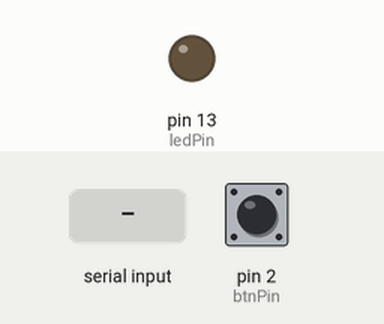
Simulated run of this sketch. Board: Arduino Uno, built with avr-gcc and run on an emulated ATmega328P. Shown: output pins drawn as LEDs (lit = HIGH). The inputs (shaded band) are chosen by the test bench; at power-on: pin 2 (btnPin) HIGH.

Above: at 1.2 s.
1.3 s: "D" received over Serial
At 2.2 s:
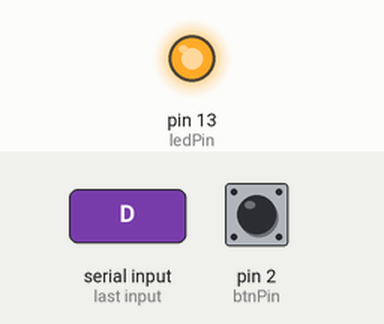
4.4 s: "U" received over Serial
At 4.8 s:
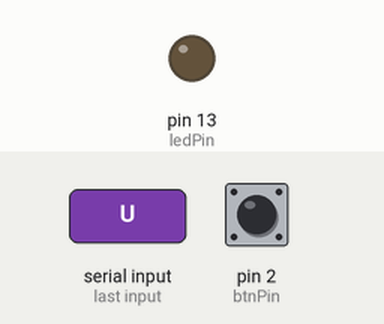
Timing chart, 0 to 7.4 s (numbered marks = the images above; inputs shaded):
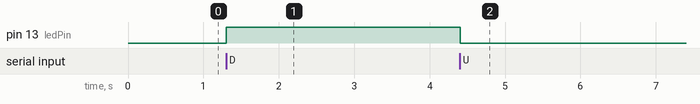

The sketch:

SerialTest.ino
```cpp
int btnPin = 2;
int ledPin = 13;

int btnStatus = HIGH;

void setup() {
  // シリアルのセットアップ
  Serial.begin(9600);
  // 各ピンのセットアップ
  pinMode(btnPin, INPUT_PULLUP);
  pinMode(ledPin, OUTPUT);
}

void loop() {

  // ボタンの状態確認
  int b = digitalRead(btnPin);
  if (b != btnStatus) {
    btnStatus = b;
    if (btnStatus == LOW) {
      Serial.println('1');
    } else {
      Serial.println('2');
    }
  }

  // シリアルを読み込んでLEDのON/OFF制御
  if (Serial.available() > 0) {
    int input = Serial.read();
    if (input == 'D') {
        digitalWrite(ledPin, HIGH);
    } else if (input == 'U') {
        digitalWrite(ledPin, LOW);
    }

//    // 送信テスト
//    if (input == '1') {
//      Serial.print('1');
//    } else if (input == '2') {
//      Serial.print('2');
//    }
  }

//  Serial.println("test");
//  delay(2000);
  //
  delay(10);
}
```

Measured:
- after the input at 1.3 s, pin 13 (ledPin): LOW → HIGH at once
- after the input at 4.4 s, pin 13 (ledPin): HIGH → LOW at once
